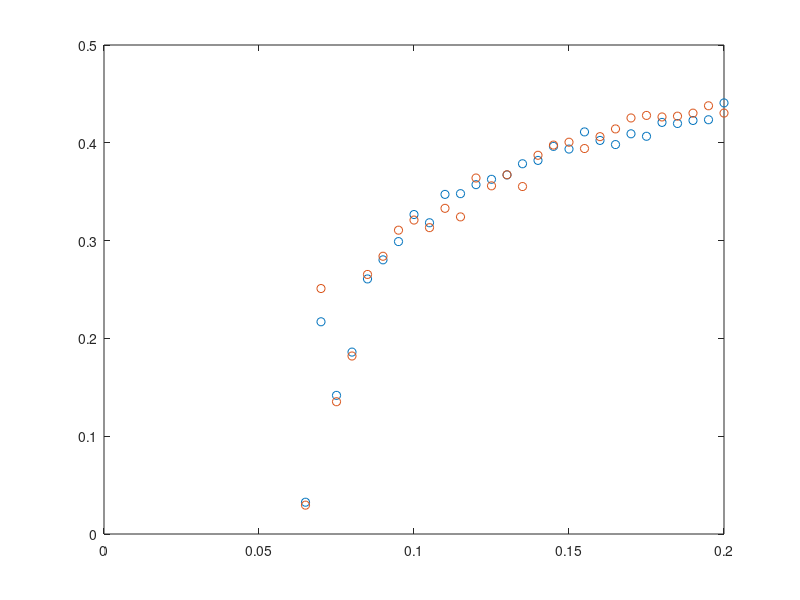

Reproduce this figure in MATLAB.
N=1000;
c=5;

delta=1;

A=double(triu(rand(N)<c/N,1)); A=sparse(A+A');

beta=0:0.005:0.2;
L=length(beta);

S=10;

n1=zeros(S,L);
n2=zeros(S,L);

for l=1:length(beta)
    
    for s=1:S
        
        T=[0.9,0.1;4,6]*beta(l);
        
        X=zeros(N,1);
        n=randi(N);
        X(n)=randi(2);
        
        I=1;
        inf=[n];
        inf2=[];
        
        while I>0
            
            inf2=[];
            
            for n=1:I
                
                i=inf(n);
                
                r=-log(rand)/delta;
                
                J=find(A(i,:));
                
                for m=1:length(J)
                    
                    j=J(m);
                    
                    if X(j)==0
                        
                        t=-log(rand(2,1))./T(X(i),:);
                        
                        if (t(1)<r)&(t(1)<t(2))
                            
                            inf2=[inf2,j];
                            X(j)=1;
                            
                        elseif (t(2)<r)&(t(2)<t(1))
                            
                            inf2=[inf2,j];
                            X(j)=2;
                            
                        end
                        
                    end
                    
                end
                
                X(i)=-X(i);
                
            end
            
            inf=inf2;
            
            I=length(inf);
            
        end
        
        n1(s,l)=sum(X==-1)/N;
        n2(s,l)=sum(X==-2)/N;
        
    end
end

%%
plot(beta,mean(n1)./mean(n1>0.02),'o',beta,mean(n2)./mean(n2>0.02),'o');



